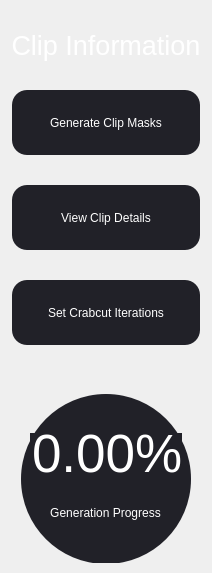
              <widget class="QWidget" name="clip_page">
               <layout class="QVBoxLayout" name="verticalLayout_6" stretch="1,0">
                <property name="spacing">
                 <number>0</number>
                </property>
                <property name="leftMargin">
                 <number>0</number>
                </property>
                <property name="topMargin">
                 <number>0</number>
                </property>
                <property name="rightMargin">
                 <number>0</number>
                </property>
                <property name="bottomMargin">
                 <number>0</number>
                </property>
                <item>
                 <widget class="QLabel" name="clip_title">
                  <property name="minimumSize">
                   <size>
                    <width>0</width>
                    <height>90</height>
                   </size>
                  </property>
                  <property name="maximumSize">
                   <size>
                    <width>16777215</width>
                    <height>90</height>
                   </size>
                  </property>
                  <property name="font">
                   <font>
                    <pointsize>20</pointsize>
                   </font>
                  </property>
                  <property name="styleSheet">
                   <string notr="true">QLabel{
	color: white;
}</string>
                  </property>
                  <property name="text">
                   <string>Clip Information</string>
                  </property>
                  <property name="alignment">
                   <set>Qt::AlignCenter</set>
                  </property>
                 </widget>
                </item>
                <item alignment="Qt::AlignTop">
                 <widget class="QWidget" name="clip_information_container" native="true">
                  <layout class="QVBoxLayout" name="verticalLayout_9">
                   <property name="spacing">
                    <number>0</number>
                   </property>
                   <property name="leftMargin">
                    <number>0</number>
                   </property>
                   <property name="topMargin">
                    <number>0</number>
                   </property>
                   <property name="rightMargin">
                    <number>0</number>
                   </property>
                   <property name="bottomMargin">
                    <number>0</number>
                   </property>
                   <item>
                    <widget class="QWidget" name="clip_operations_container" native="true">
                     <property name="sizePolicy">
                      <sizepolicy hsizetype="Preferred" vsizetype="Preferred">
                       <horstretch>10</horstretch>
                       <verstretch>0</verstretch>
                      </sizepolicy>
                     </property>
                     <property name="minimumSize">
                      <size>
                       <width>0</width>
                       <height>350</height>
                      </size>
                     </property>
                     <property name="maximumSize">
                      <size>
                       <width>16777215</width>
                       <height>500</height>
                      </size>
                     </property>
                     <property name="layoutDirection">
                      <enum>Qt::LeftToRight</enum>
                     </property>
                     <property name="styleSheet">
                      <string notr="true"/>
                     </property>
                     <layout class="QVBoxLayout" name="verticalLayout_12">
                      <property name="spacing">
                       <number>30</number>
                      </property>
                      <property name="leftMargin">
                       <number>12</number>
                      </property>
                      <property name="topMargin">
                       <number>0</number>
                      </property>
                      <property name="rightMargin">
                       <number>12</number>
                      </property>
                      <property name="bottomMargin">
                       <number>10</number>
                      </property>
                      <item>
                       <widget class="QPushButton" name="generate_masks_button">
                        <property name="minimumSize">
                         <size>
                          <width>0</width>
                          <height>65</height>
                         </size>
                        </property>
                        <property name="styleSheet">
                         <string notr="true">QPushButton{
	border: none;
	background-color: rgb(33,33, 40);
	color:white;
	border-radius: 15px;
}
QPushButton:hover{
	background-color: rgb(37, 37, 46);
}
QPushButton:pressed{
	background-color: rgb(47, 48, 60);
}</string>
                        </property>
                        <property name="text">
                         <string>Generate Clip Masks</string>
                        </property>
                       </widget>
                      </item>
                      <item>
                       <widget class="QPushButton" name="view_clip_details_button">
                        <property name="minimumSize">
                         <size>
                          <width>0</width>
                          <height>65</height>
                         </size>
                        </property>
                        <property name="styleSheet">
                         <string notr="true">QPushButton{
	border: none;
	background-color: rgb(33,33, 40);
	color:white;
	border-radius: 15px;
}
QPushButton:hover{
	background-color: rgb(37, 37, 46);
}
QPushButton:pressed{
	background-color: rgb(47, 48, 60);
}</string>
                        </property>
                        <property name="text">
                         <string>View Clip Details</string>
                        </property>
                       </widget>
                      </item>
                      <item>
                       <widget class="QPushButton" name="set_iterations_button">
                        <property name="minimumSize">
                         <size>
                          <width>0</width>
                          <height>65</height>
                         </size>
                        </property>
                        <property name="styleSheet">
                         <string notr="true">QPushButton{
	border: none;
	background-color: rgb(33,33, 40);
	color:white;
	border-radius: 15px;
}
QPushButton:hover{
	background-color: rgb(37, 37, 46);
}
QPushButton:pressed{
	background-color: rgb(47, 48, 60);
}</string>
                        </property>
                        <property name="text">
                         <string>Set Crabcut Iterations</string>
                        </property>
                       </widget>
                      </item>
                      <item>
                       <widget class="QWidget" name="generation_status_container" native="true">
                        <layout class="QHBoxLayout" name="horizontalLayout_3">
                         <item>
                          <widget class="QWidget" name="generation_background" native="true">
                           <property name="minimumSize">
                            <size>
                             <width>170</width>
                             <height>170</height>
                            </size>
                           </property>
                           <property name="maximumSize">
                            <size>
                             <width>150</width>
                             <height>150</height>
                            </size>
                           </property>
                           <property name="styleSheet">
                            <string notr="true">QWidget{
	background-color: rgb(33,33, 40);
	border-radius: 85px;
}</string>
                           </property>
                           <layout class="QVBoxLayout" name="verticalLayout_11">
                            <property name="spacing">
                             <number>0</number>
                            </property>
                            <item>
                             <widget class="QDoubleSpinBox" name="generation_status">
                              <property name="minimumSize">
                               <size>
                                <width>0</width>
                                <height>0</height>
                               </size>
                              </property>
                              <property name="maximumSize">
                               <size>
                                <width>16777215</width>
                                <height>40</height>
                               </size>
                              </property>
                              <property name="font">
                               <font>
                                <pointsize>40</pointsize>
                               </font>
                              </property>
                              <property name="focusPolicy">
                               <enum>Qt::NoFocus</enum>
                              </property>
                              <property name="layoutDirection">
                               <enum>Qt::RightToLeft</enum>
                              </property>
                              <property name="styleSheet">
                               <string notr="true">QDoubleSpinBox{
	color: white;
}</string>
                              </property>
                              <property name="alignment">
                               <set>Qt::AlignCenter</set>
                              </property>
                              <property name="buttonSymbols">
                               <enum>QAbstractSpinBox::NoButtons</enum>
                              </property>
                              <property name="suffix">
                               <string>%</string>
                              </property>
                              <property name="maximum">
                               <double>100.000000000000000</double>
                              </property>
                              <property name="value">
                               <double>0.000000000000000</double>
                              </property>
                             </widget>
                            </item>
                            <item alignment="Qt::AlignHCenter">
                             <widget class="QLabel" name="generation_status_label">
                              <property name="maximumSize">
                               <size>
                                <width>140</width>
                                <height>20</height>
                               </size>
                              </property>
                              <property name="styleSheet">
                               <string notr="true">QLabel{
	color: white;
}</string>
                              </property>
                              <property name="text">
                               <string>Generation Progress</string>
                              </property>
                              <property name="alignment">
                               <set>Qt::AlignCenter</set>
                              </property>
                             </widget>
                            </item>
                           </layout>
                          </widget>
                         </item>
                        </layout>
                       </widget>
                      </item>
                     </layout>
                     <zorder>generation_status_container</zorder>
                     <zorder>generate_masks_button</zorder>
                     <zorder>view_clip_details_button</zorder>
                     <zorder>set_iterations_button</zorder>
                    </widget>
                   </item>
                  </layout>
                 </widget>
                </item>
               </layout>
              </widget>
